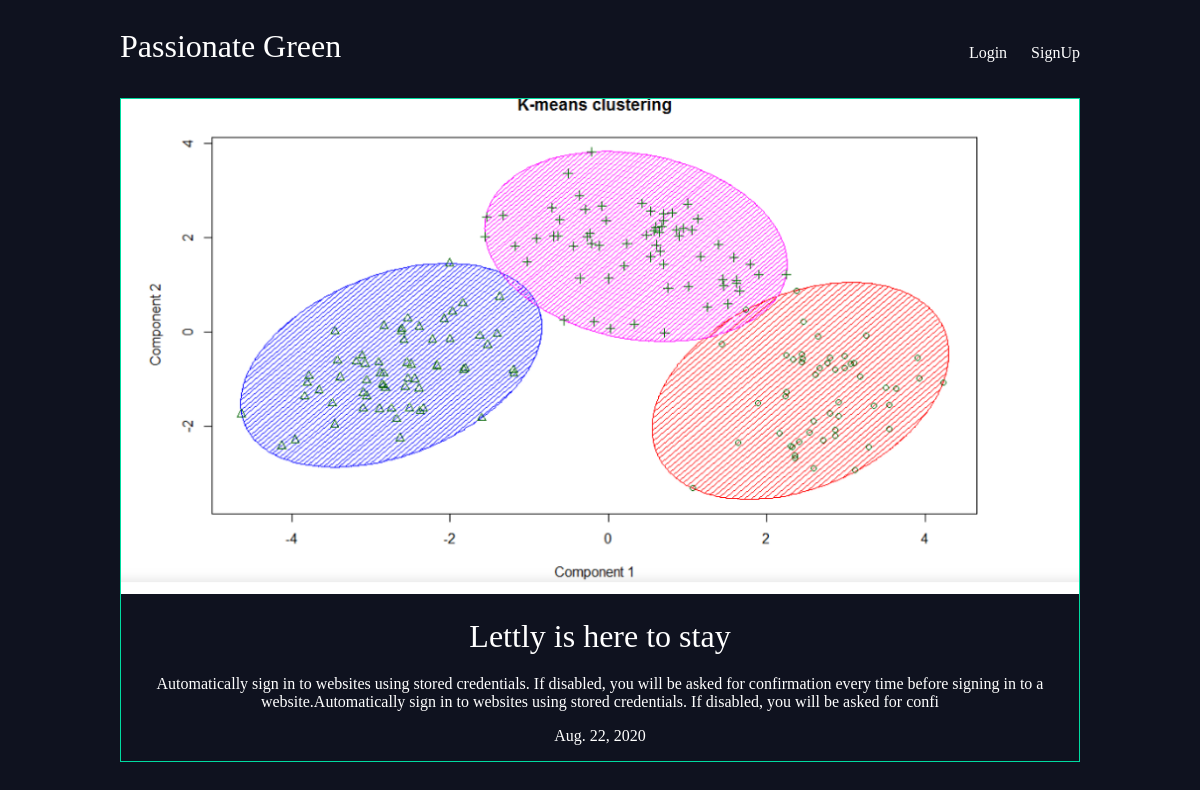
Page /articles/lettly-here-stay on the committed database.
### articles/models.py (models this page shows, shortened)
class Article(models.Model):
	title = models.CharField(max_length=100)
	slug = models.SlugField(null=False,unique=True)
	body = models.TextField()
	date = models.DateField(auto_now_add=True)
	thumb = models.ImageField(default='default.jpg',blank=True)
	author = models.ForeignKey(User,default=None,on_delete=models.CASCADE)

### articles/views.py (the view)
# urls.py: path('<slug:slug>', views.article_detail, name='detail'),
def article_detail(request,slug):
	article = Article.objects.get(slug=slug)
	return render(request,'articles/article_detail.html',{'article':article})

### articles/templates/articles/article_detail.html
{% extends 'base.html' %}
{% block content %}
	<div class=article-detail>
		<div class='article'>
			<img src="{{ article.thumb.url }}">
			<h2>{{ article.title }}</h2>
			<p>{{ article.body }}</p>
			<p>{{ article.date }}</p>
		</div>
	</div>
{% endblock %}

### assets/style.css (style rules this page uses)
body { background-color: #0f121f; background-image: ; background-repeat-y:no-repeat; color: #fff; }
h1,h2,h3,h4,h5 { font-weight: normal; margin:0; }
body { background-color: #0f121f; background-repeat-y:no-repeat; color: #fff; }
.article { padding:10px; border:1px solid #00dba0; position:relative; padding-bottom:40px; }
.article h2 { font-size:1.9em; }
.article-detail .article { padding: 0; }
.article-detail .article img { max-width: 100%; }
.article-detail .article h2 { text-align:center; margin:20px auto; font-size:2em; }
.article-detail .article p { text-align:center; }

### rows in the picture
Article: thumb (picture), title "Lettly is here to stay", body "Automatically sign in to websites using stored credentials. If disabled, you will be asked for confirmation every time before signing in to a website.Automatically sign in to websites using stored credentials. If disabled, you will be asked for confi", date "Aug. 22, 2020"
